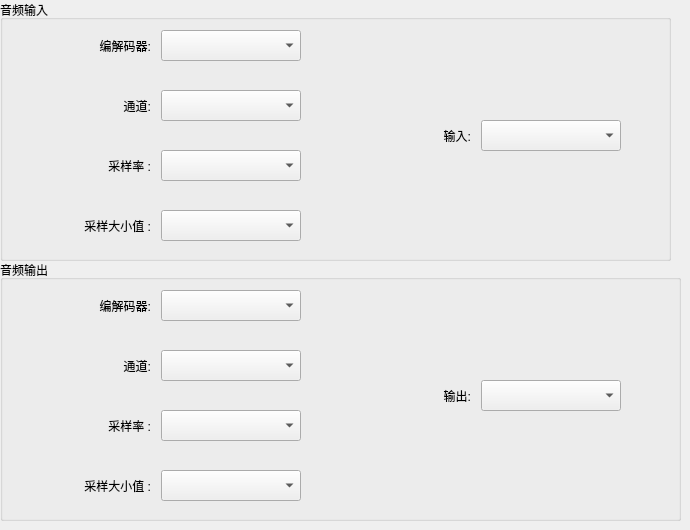
     <widget class="QWidget" name="tab_audio">
      <attribute name="title">
       <string>音频设置</string>
      </attribute>
      <widget class="QGroupBox" name="audioinput_box">
       <property name="geometry">
        <rect>
         <x>0</x>
         <y>0</y>
         <width>671</width>
         <height>261</height>
        </rect>
       </property>
       <property name="title">
        <string>音频输入</string>
       </property>
       <widget class="QWidget" name="layoutWidget_9">
        <property name="geometry">
         <rect>
          <x>320</x>
          <y>110</y>
          <width>311</width>
          <height>51</height>
         </rect>
        </property>
        <layout class="QHBoxLayout" name="horizontalLayout_13">
         <property name="spacing">
          <number>10</number>
         </property>
         <property name="leftMargin">
          <number>10</number>
         </property>
         <property name="topMargin">
          <number>10</number>
         </property>
         <property name="rightMargin">
          <number>10</number>
         </property>
         <property name="bottomMargin">
          <number>10</number>
         </property>
         <item>
          <widget class="QLabel" name="label_17">
           <property name="text">
            <string>输入:</string>
           </property>
           <property name="alignment">
            <set>Qt::AlignRight|Qt::AlignTrailing|Qt::AlignVCenter</set>
           </property>
          </widget>
         </item>
         <item>
          <widget class="QComboBox" name="audioinput_drive_box">
           <property name="sizePolicy">
            <sizepolicy hsizetype="Preferred" vsizetype="Preferred">
             <horstretch>0</horstretch>
             <verstretch>0</verstretch>
            </sizepolicy>
           </property>
          </widget>
         </item>
        </layout>
       </widget>
       <widget class="QWidget" name="layoutWidget">
        <property name="geometry">
         <rect>
          <x>0</x>
          <y>20</y>
          <width>311</width>
          <height>51</height>
         </rect>
        </property>
        <layout class="QHBoxLayout" name="horizontalLayout_5">
         <property name="spacing">
          <number>10</number>
         </property>
         <property name="leftMargin">
          <number>10</number>
         </property>
         <property name="topMargin">
          <number>10</number>
         </property>
         <property name="rightMargin">
          <number>10</number>
         </property>
         <property name="bottomMargin">
          <number>10</number>
         </property>
         <item>
          <widget class="QLabel" name="label_6">
           <property name="text">
            <string>编解码器:</string>
           </property>
           <property name="alignment">
            <set>Qt::AlignRight|Qt::AlignTrailing|Qt::AlignVCenter</set>
           </property>
          </widget>
         </item>
         <item>
          <widget class="QComboBox" name="audioinput_codec_box">
           <property name="sizePolicy">
            <sizepolicy hsizetype="Preferred" vsizetype="Preferred">
             <horstretch>0</horstretch>
             <verstretch>0</verstretch>
            </sizepolicy>
           </property>
          </widget>
         </item>
        </layout>
       </widget>
       <widget class="QWidget" name="layoutWidget">
        <property name="geometry">
         <rect>
          <x>0</x>
          <y>80</y>
          <width>311</width>
          <height>51</height>
         </rect>
        </property>
        <layout class="QHBoxLayout" name="horizontalLayout_6">
         <property name="spacing">
          <number>10</number>
         </property>
         <property name="leftMargin">
          <number>10</number>
         </property>
         <property name="topMargin">
          <number>10</number>
         </property>
         <property name="rightMargin">
          <number>10</number>
         </property>
         <property name="bottomMargin">
          <number>10</number>
         </property>
         <item>
          <widget class="QLabel" name="label_7">
           <property name="text">
            <string>通道:</string>
           </property>
           <property name="alignment">
            <set>Qt::AlignRight|Qt::AlignTrailing|Qt::AlignVCenter</set>
           </property>
          </widget>
         </item>
         <item>
          <widget class="QComboBox" name="audioinput_channel_box">
           <property name="sizePolicy">
            <sizepolicy hsizetype="Preferred" vsizetype="Preferred">
             <horstretch>0</horstretch>
             <verstretch>0</verstretch>
            </sizepolicy>
           </property>
          </widget>
         </item>
        </layout>
       </widget>
       <widget class="QWidget" name="layoutWidget">
        <property name="geometry">
         <rect>
          <x>0</x>
          <y>140</y>
          <width>311</width>
          <height>51</height>
         </rect>
        </property>
        <layout class="QHBoxLayout" name="horizontalLayout_7">
         <property name="spacing">
          <number>10</number>
         </property>
         <property name="leftMargin">
          <number>10</number>
         </property>
         <property name="topMargin">
          <number>10</number>
         </property>
         <property name="rightMargin">
          <number>10</number>
         </property>
         <property name="bottomMargin">
          <number>10</number>
         </property>
         <item>
          <widget class="QLabel" name="label_8">
           <property name="text">
            <string>采样率 :</string>
           </property>
           <property name="alignment">
            <set>Qt::AlignRight|Qt::AlignTrailing|Qt::AlignVCenter</set>
           </property>
          </widget>
         </item>
         <item>
          <widget class="QComboBox" name="audioinput_rate_box">
           <property name="sizePolicy">
            <sizepolicy hsizetype="Preferred" vsizetype="Preferred">
             <horstretch>0</horstretch>
             <verstretch>0</verstretch>
            </sizepolicy>
           </property>
          </widget>
         </item>
        </layout>
       </widget>
       <widget class="QWidget" name="layoutWidget">
        <property name="geometry">
         <rect>
          <x>0</x>
          <y>200</y>
          <width>311</width>
          <height>51</height>
         </rect>
        </property>
        <layout class="QHBoxLayout" name="horizontalLayout_8">
         <property name="spacing">
          <number>10</number>
         </property>
         <property name="leftMargin">
          <number>10</number>
         </property>
         <property name="topMargin">
          <number>10</number>
         </property>
         <property name="rightMargin">
          <number>10</number>
         </property>
         <property name="bottomMargin">
          <number>10</number>
         </property>
         <item>
          <widget class="QLabel" name="label_12">
           <property name="text">
            <string>采样大小值 :</string>
           </property>
           <property name="alignment">
            <set>Qt::AlignRight|Qt::AlignTrailing|Qt::AlignVCenter</set>
           </property>
          </widget>
         </item>
         <item>
          <widget class="QComboBox" name="audioinput_size_box">
           <property name="sizePolicy">
            <sizepolicy hsizetype="Preferred" vsizetype="Preferred">
             <horstretch>0</horstretch>
             <verstretch>0</verstretch>
            </sizepolicy>
           </property>
          </widget>
         </item>
        </layout>
       </widget>
      </widget>
      <widget class="QGroupBox" name="audiooutput_box">
       <property name="geometry">
        <rect>
         <x>0</x>
         <y>260</y>
         <width>681</width>
         <height>261</height>
        </rect>
       </property>
       <property name="title">
        <string>音频输出</string>
       </property>
       <widget class="QWidget" name="layoutWidget_5">
        <property name="geometry">
         <rect>
          <x>0</x>
          <y>20</y>
          <width>311</width>
          <height>51</height>
         </rect>
        </property>
        <layout class="QHBoxLayout" name="horizontalLayout_9">
         <property name="spacing">
          <number>10</number>
         </property>
         <property name="leftMargin">
          <number>10</number>
         </property>
         <property name="topMargin">
          <number>10</number>
         </property>
         <property name="rightMargin">
          <number>10</number>
         </property>
         <property name="bottomMargin">
          <number>10</number>
         </property>
         <item>
          <widget class="QLabel" name="label_13">
           <property name="text">
            <string>编解码器:</string>
           </property>
           <property name="alignment">
            <set>Qt::AlignRight|Qt::AlignTrailing|Qt::AlignVCenter</set>
           </property>
          </widget>
         </item>
         <item>
          <widget class="QComboBox" name="audiooutput_codec_box">
           <property name="sizePolicy">
            <sizepolicy hsizetype="Preferred" vsizetype="Preferred">
             <horstretch>0</horstretch>
             <verstretch>0</verstretch>
            </sizepolicy>
           </property>
          </widget>
         </item>
        </layout>
       </widget>
       <widget class="QWidget" name="layoutWidget_6">
        <property name="geometry">
         <rect>
          <x>0</x>
          <y>80</y>
          <width>311</width>
          <height>51</height>
         </rect>
        </property>
        <layout class="QHBoxLayout" name="horizontalLayout_10">
         <property name="spacing">
          <number>10</number>
         </property>
         <property name="leftMargin">
          <number>10</number>
         </property>
         <property name="topMargin">
          <number>10</number>
         </property>
         <property name="rightMargin">
          <number>10</number>
         </property>
         <property name="bottomMargin">
          <number>10</number>
         </property>
         <item>
          <widget class="QLabel" name="label_14">
           <property name="text">
            <string>通道:</string>
           </property>
           <property name="alignment">
            <set>Qt::AlignRight|Qt::AlignTrailing|Qt::AlignVCenter</set>
           </property>
          </widget>
         </item>
         <item>
          <widget class="QComboBox" name="audiooutput_channel_box">
           <property name="sizePolicy">
            <sizepolicy hsizetype="Preferred" vsizetype="Preferred">
             <horstretch>0</horstretch>
             <verstretch>0</verstretch>
            </sizepolicy>
           </property>
          </widget>
         </item>
        </layout>
       </widget>
       <widget class="QWidget" name="layoutWidget_7">
        <property name="geometry">
         <rect>
          <x>0</x>
          <y>140</y>
          <width>311</width>
          <height>51</height>
         </rect>
        </property>
        <layout class="QHBoxLayout" name="horizontalLayout_11">
         <property name="spacing">
          <number>10</number>
         </property>
         <property name="leftMargin">
          <number>10</number>
         </property>
         <property name="topMargin">
          <number>10</number>
         </property>
         <property name="rightMargin">
          <number>10</number>
         </property>
         <property name="bottomMargin">
          <number>10</number>
         </property>
         <item>
          <widget class="QLabel" name="label_15">
           <property name="text">
            <string>采样率 :</string>
           </property>
           <property name="alignment">
            <set>Qt::AlignRight|Qt::AlignTrailing|Qt::AlignVCenter</set>
           </property>
          </widget>
         </item>
         <item>
          <widget class="QComboBox" name="audiooutput_rate_box">
           <property name="sizePolicy">
            <sizepolicy hsizetype="Preferred" vsizetype="Preferred">
             <horstretch>0</horstretch>
             <verstretch>0</verstretch>
            </sizepolicy>
           </property>
          </widget>
         </item>
        </layout>
       </widget>
       <widget class="QWidget" name="layoutWidget_8">
        <property name="geometry">
         <rect>
          <x>0</x>
          <y>200</y>
          <width>311</width>
          <height>51</height>
         </rect>
        </property>
        <layout class="QHBoxLayout" name="horizontalLayout_12">
         <property name="spacing">
          <number>10</number>
         </property>
         <property name="leftMargin">
          <number>10</number>
         </property>
         <property name="topMargin">
          <number>10</number>
         </property>
         <property name="rightMargin">
          <number>10</number>
         </property>
         <property name="bottomMargin">
          <number>10</number>
         </property>
         <item>
          <widget class="QLabel" name="label_16">
           <property name="text">
            <string>采样大小值 :</string>
           </property>
           <property name="alignment">
            <set>Qt::AlignRight|Qt::AlignTrailing|Qt::AlignVCenter</set>
           </property>
          </widget>
         </item>
         <item>
          <widget class="QComboBox" name="audiooutput_size_box">
           <property name="sizePolicy">
            <sizepolicy hsizetype="Preferred" vsizetype="Preferred">
             <horstretch>0</horstretch>
             <verstretch>0</verstretch>
            </sizepolicy>
           </property>
          </widget>
         </item>
        </layout>
       </widget>
       <widget class="QWidget" name="layoutWidget_10">
        <property name="geometry">
         <rect>
          <x>320</x>
          <y>110</y>
          <width>311</width>
          <height>51</height>
         </rect>
        </property>
        <layout class="QHBoxLayout" name="horizontalLayout_14">
         <property name="spacing">
          <number>10</number>
         </property>
         <property name="leftMargin">
          <number>10</number>
         </property>
         <property name="topMargin">
          <number>10</number>
         </property>
         <property name="rightMargin">
          <number>10</number>
         </property>
         <property name="bottomMargin">
          <number>10</number>
         </property>
         <item>
          <widget class="QLabel" name="label_18">
           <property name="text">
            <string>输出:</string>
           </property>
           <property name="alignment">
            <set>Qt::AlignRight|Qt::AlignTrailing|Qt::AlignVCenter</set>
           </property>
          </widget>
         </item>
         <item>
          <widget class="QComboBox" name="audiooutput_drive_box">
           <property name="sizePolicy">
            <sizepolicy hsizetype="Preferred" vsizetype="Preferred">
             <horstretch>0</horstretch>
             <verstretch>0</verstretch>
            </sizepolicy>
           </property>
          </widget>
         </item>
        </layout>
       </widget>
      </widget>
     </widget>
